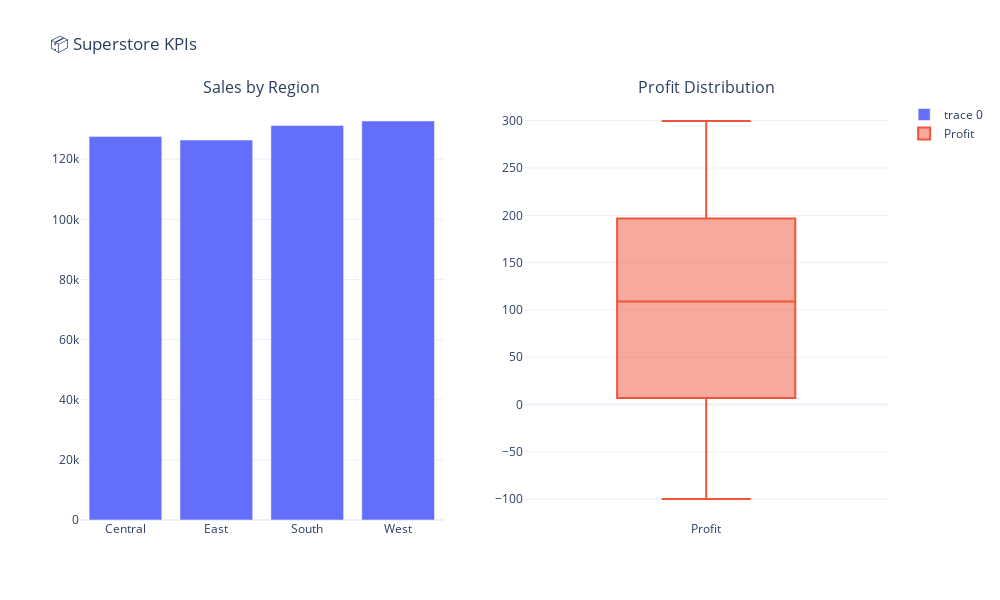

Notebook code for this chart:
### Code cell
# 📦 Case 2: Subplot – Sales & Profit KPIs

fig2 = create_subplots(rows=1, cols=2, subplot_titles=["Sales by Region", "Profit Distribution"])

# Sales Bar
sales_by_region = store_df.groupby("Region")["Sales"].sum().reset_index()
trace1 = go.Bar(x=sales_by_region["Region"], y=sales_by_region["Sales"])
add_trace_to_subplot(fig2, trace1, 1, 1)

# Profit Box
trace2 = go.Box(y=store_df["Profit"], name="Profit")
add_trace_to_subplot(fig2, trace2, 1, 2)

update_subplot_layout(fig2, title="📦 Superstore KPIs")
fig2.show()

### Figure 1 — Plotly figure (JSON) as saved in the notebook; plotly's stock layout.template omitted (floating-point values rounded to 4 significant figures; data arrays with more than 128 entries replaced by an {"elided": "..."} marker saying what was removed)
{"data": [{"type": "bar", "x": ["Central", "East", "South", "West"], "xaxis": "x", "y": [127600.0, 126400.0, 131200.0, 132700.0], "yaxis": "y"}, {"name": "Profit", "type": "box", "xaxis": "x2", "y": {"elided": "1000 float values"}, "yaxis": "y2"}], "layout": {"annotations": [{"font": {"size": 16}, "showarrow": false, "text": "Sales by Region", "x": 0.225, "xanchor": "center", "xref": "paper", "y": 1, "yanchor": "bottom", "yref": "paper"}, {"font": {"size": 16}, "showarrow": false, "text": "Profit Distribution", "x": 0.775, "xanchor": "center", "xref": "paper", "y": 1, "yanchor": "bottom", "yref": "paper"}], "height": 600, "showlegend": true, "title": {"text": "📦 Superstore KPIs"}, "width": 1000, "xaxis": {"anchor": "y", "domain": [0, 0.45]}, "xaxis2": {"anchor": "y2", "domain": [0.55, 1]}, "yaxis": {"anchor": "x", "domain": [0, 1]}, "yaxis2": {"anchor": "x2", "domain": [0, 1]}}}
